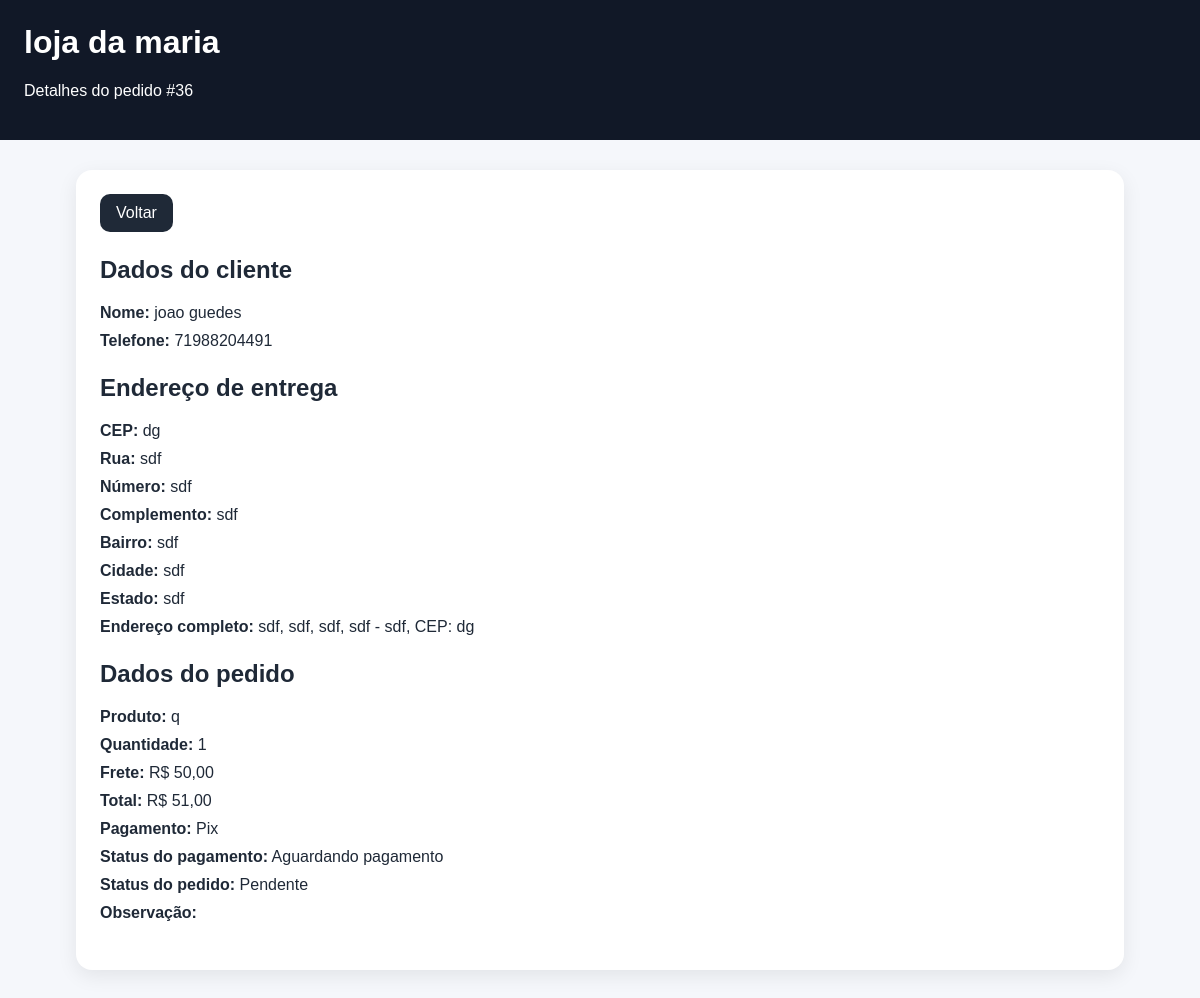
Page /painel/pedido/36/ (signed in) on the committed database.
### lojas/models.py (models this page shows, shortened)
class Loja(models.Model):
    tipo_loja = models.CharField(
        max_length=30,
        choices=TIPOS_LOJA,
        default="outros",
        verbose_name="Tipo da loja"
    )
    dono = models.OneToOneField(
        User,
        on_delete=models.CASCADE,
        related_name="loja"
    )
    nome = models.CharField(max_length=150)
    slug = models.SlugField(max_length=160, unique=True, blank=True)
    descricao = models.TextField(blank=True, null=True)
    logo = models.ImageField(upload_to="lojas/", blank=True, null=True)
    email_comercial = models.EmailField(blank=True, null=True)
    telefone = models.CharField(max_length=30, blank=True, null=True)
    cnpj = models.CharField(max_length=30, blank=True, null=True)
    endereco = models.CharField(max_length=255, blank=True, null=True)
    banner_titulo = models.CharField(max_length=150, blank=True, null=True)
    banner_subtitulo = models.CharField(max_length=255, blank=True, null=True)
    banner_botao_texto = models.CharField(max_length=100, blank=True, null=True)
    banner_botao_link = models.CharField(max_length=255, blank=True, null=True)
    banner_cor_inicio = models.CharField(max_length=20, blank=True, null=True)
    banner_cor_fim = models.CharField(max_length=20, blank=True, null=True)
    banner_imagem = models.ImageField(upload_to="banners/", blank=True, null=True)
    texto_busca = models.CharField(max_length=150, blank=True, null=True)
    ativa = models.BooleanField(default=True)
    valor_licenca = models.DecimalField(max_digits=10, decimal_places=2, default=59.90)
    data_ultimo_pagamento = models.DateField(blank=True, null=True)
    data_vencimento_licenca = models.DateField(blank=True, null=True)
    status_licenca = models.CharField(
        max_length=20,
        choices=STATUS_LICENCA_CHOICES,
        default="pendente"
    )
    dominio = models.CharField(max_length=255, blank=True, null=True)
    link_pagamento = models.URLField(blank=True, null=True)
    chave_pix = models.CharField(max_length=255, blank=True, null=True)
    pix_copia_cola = models.TextField(blank=True, null=True)
    nome_recebedor = models.CharField(max_length=150, blank=True, null=True)
    whatsapp_financeiro = models.CharField(max_length=30, blank=True, null=True)
    aceitar_pix = models.BooleanField(default=True)
    aceitar_cartao = models.BooleanField(default=True)
    aceitar_whatsapp_financeiro = models.BooleanField(default=True)
    observacoes_licenca = models.TextField(blank=True, null=True)
    mp_preapproval_id = models.CharField(max_length=120, blank=True, null=True)
    mp_preapproval_status = models.CharField(max_length=50, blank=True, null=True)
    mp_preapproval_init_point = models.TextField(blank=True, null=True)
    cobranca_automatica_ativa = models.BooleanField(default=False)
    criado_em = models.DateTimeField(auto_now_add=True)
    atualizado_em = models.DateTimeField(auto_now=True)
    class Meta:
        ordering = ["nome"]
    def save(self, *args, **kwargs):
        super().save(*args, **kwargs)
    def verificar_licenca(self):
        hoje = timezone.localdate()
        if not self.data_vencimento_licenca:
            self.status_licenca = "pendente"
            self.ativa = False
            self.save(update_fields=["status_licenca", "ativa", "atualizado_em"])
            return
        if hoje > self.data_vencimento_licenca:
            self.status_licenca = "vencida"
            self.ativa = False
        else:
            self.status_licenca = "ativa"
            self.ativa = True
        self.save(update_fields=["status_licenca", "ativa", "atualizado_em"])

### produtos/models.py (models this page shows, shortened)
class Pedido(models.Model):
    STATUS_CHOICES = [
        ("pendente", "Pendente"),
        ("aguardando_envio", "Aguardando envio"),
        ("enviado", "Enviado"),
        ("saiu_entrega", "Saiu para entrega"),
        ("entregue", "Entregue"),
        ("cancelado", "Cancelado"),
    ]
    PAGAMENTO_CHOICES = [
        ("pix", "Pix"),
        ("dinheiro", "Dinheiro"),
        ("cartao", "Cartão"),
    ]
    TIPO_CARTAO_CHOICES = [
        ("", "Não se aplica"),
        ("debito", "Débito"),
        ("credito", "Crédito"),
    ]
    STATUS_PAGAMENTO_CHOICES = [
        ("aguardando", "Aguardando pagamento"),
        ("confirmacao", "Aguardando confirmação"),
        ("pago", "Pago"),
        ("recusado", "Recusado"),
    ]
    produto = models.ForeignKey(Produto, on_delete=models.CASCADE)
    loja = models.ForeignKey(Loja, on_delete=models.CASCADE)
    comprador = models.ForeignKey(Comprador, on_delete=models.SET_NULL, null=True, blank=True)
    nome_cliente = models.CharField(max_length=150)
    quantidade = models.IntegerField(default=1)
    telefone = models.CharField(max_length=30, blank=True, null=True)
    endereco = models.TextField(blank=True, null=True)
    forma_pagamento = models.CharField(max_length=20, choices=PAGAMENTO_CHOICES, default="pix")
    tipo_cartao = models.CharField(max_length=20, choices=TIPO_CARTAO_CHOICES, blank=True, default="")
    observacao = models.TextField(blank=True, null=True)
    cep_entrega = models.CharField(max_length=20, blank=True, null=True)
    rua_entrega = models.CharField(max_length=150, blank=True, null=True)
    numero_entrega = models.CharField(max_length=20, blank=True, null=True)
    complemento_entrega = models.CharField(max_length=150, blank=True, null=True)
    bairro_entrega = models.CharField(max_length=100, blank=True, null=True)
    cidade_entrega = models.CharField(max_length=100, blank=True, null=True)
    estado_entrega = models.CharField(max_length=50, blank=True, null=True)
    distancia_km = models.DecimalField(max_digits=8, decimal_places=2, default=0)
    valor_frete = models.DecimalField(max_digits=10, decimal_places=2, default=0)
    valor_total = models.DecimalField(max_digits=10, decimal_places=2, default=0)
    status_pagamento = models.CharField(max_length=20, choices=STATUS_PAGAMENTO_CHOICES, default="aguardando")
    referencia_pagamento = models.CharField(max_length=120, blank=True, null=True)
    data_pagamento = models.DateTimeField(blank=True, null=True)
    mp_payment_id = models.CharField(max_length=120, blank=True, null=True)
    mp_qr_code = models.TextField(blank=True, null=True)
    mp_qr_code_base64 = models.TextField(blank=True, null=True)
    mp_ticket_url = models.TextField(blank=True, null=True)
    data = models.DateTimeField(auto_now_add=True)
    status = models.CharField(max_length=20, choices=STATUS_CHOICES, default="pendente")

class Produto(models.Model):
    loja = models.ForeignKey(Loja, on_delete=models.CASCADE)
    categoria = models.ForeignKey(Categoria, on_delete=models.SET_NULL, null=True, blank=True)
    nome = models.CharField(max_length=200)
    preco = models.DecimalField(max_digits=10, decimal_places=2)
    custo = models.DecimalField(max_digits=10, decimal_places=2, default=0)
    descricao = models.TextField()
    ativo = models.BooleanField(default=True)
    em_destaque = models.BooleanField(default=False)
    produto_novo = models.BooleanField(default=False)
    percentual_promocao = models.PositiveIntegerField(default=0)
    imagem = models.ImageField(upload_to=upload_produto_imagem, blank=True, null=True)
    estoque = models.IntegerField(default=0)

### lojas/views.py (the view)
# urls.py: path("painel/pedido/<int:pedido_id>/", detalhe_pedido, name="detalhe_pedido"),
@login_required
def detalhe_pedido(request, pedido_id):
    loja = get_loja_do_dono(request)
    if not loja:
        return redirect("login_loja")
    pedido = get_object_or_404(Pedido, id=pedido_id, loja=loja)
    return render(request, "detalhe_pedido.html", {
        "pedido": pedido,
        "loja": loja,
    })

### lojas/views.py (called while the page is built)
def get_loja_do_dono(request):
    if not request.user.is_authenticated:
        return None
    loja = Loja.objects.filter(dono=request.user).first()
    if loja:
        loja.verificar_licenca()
    return loja

### templates/detalhe_pedido.html (shortened to what this page needs)
<!DOCTYPE html>
<html lang="pt-BR">
<head>
</head>
<body>
    <div class="topo">
        <h1>{{ loja.nome }}</h1>
        <p>Detalhes do pedido #{{ pedido.id }}</p>
    </div>
    <div class="container">
        <div class="bloco">
            <a href="{% url 'pedidos' %}" class="botao">Voltar</a>
        </div>
        <div class="bloco">
            <h2>Dados do cliente</h2>
            <div class="linha"><strong>Nome:</strong> {{ pedido.nome_cliente }}</div>
            <div class="linha"><strong>Telefone:</strong> {{ pedido.telefone }}</div>
        </div>
        <div class="bloco">
            <h2>Endereço de entrega</h2>
            <div class="linha"><strong>CEP:</strong> {{ pedido.cep_entrega }}</div>
            <div class="linha"><strong>Rua:</strong> {{ pedido.rua_entrega }}</div>
            <div class="linha"><strong>Número:</strong> {{ pedido.numero_entrega }}</div>
            <div class="linha"><strong>Complemento:</strong> {{ pedido.complemento_entrega }}</div>
            <div class="linha"><strong>Bairro:</strong> {{ pedido.bairro_entrega }}</div>
            <div class="linha"><strong>Cidade:</strong> {{ pedido.cidade_entrega }}</div>
            <div class="linha"><strong>Estado:</strong> {{ pedido.estado_entrega }}</div>
            <div class="linha"><strong>Endereço completo:</strong> {{ pedido.endereco }}</div>
        </div>
        <div class="bloco">
            <h2>Dados do pedido</h2>
            <div class="linha"><strong>Produto:</strong> {{ pedido.produto.nome }}</div>
            <div class="linha"><strong>Quantidade:</strong> {{ pedido.quantidade }}</div>
            <div class="linha"><strong>Frete:</strong> R$ {{ pedido.valor_frete }}</div>
            <div class="linha"><strong>Total:</strong> R$ {{ pedido.valor_total }}</div>
            <div class="linha"><strong>Pagamento:</strong> {{ pedido.get_forma_pagamento_display }}</div>
            <div class="linha"><strong>Status do pagamento:</strong> {{ pedido.get_status_pagamento_display }}</div>
            <div class="linha"><strong>Status do pedido:</strong> {{ pedido.get_status_display }}</div>
            <div class="linha"><strong>Observação:</strong> {{ pedido.observacao }}</div>
        </div>
    </div>
</body>
</html>

### templates/detalhe_pedido.html (style rules this page uses)
body { font-family: Arial, sans-serif; background:#f5f7fb; margin:0; padding:0; color:#1f2937; }
.topo { background:#111827; color:white; padding:24px; }
.container { max-width:1000px; margin:30px auto; background:white; border-radius:16px; padding:24px; box-shadow:0 6px 20px rgba(0,0,0,0.08); }
.bloco { margin-bottom:24px; }
h1,h2 { margin-top:0; }
.linha { margin-bottom:10px; }
.botao { display:inline-block; padding:10px 16px; background:#1f2937; color:white; text-decoration:none; border-radius:10px; }

### rows in the picture
Loja: nome "loja da maria"
Pedido: id "36", nome_cliente "joao guedes", telefone "71988204491", cep_entrega "dg", rua_entrega "sdf", numero_entrega "sdf", complemento_entrega "sdf", bairro_entrega "sdf", cidade_entrega "sdf", estado_entrega "sdf", endereco "sdf, sdf, sdf, sdf - sdf, CEP: dg", produto.nome "q", quantidade "1", valor_frete "50,00", valor_total "51,00", forma_pagamento "Pix", status_pagamento "Aguardando pagamento", status "Pendente"
